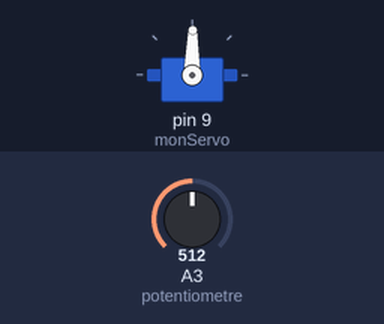
Bench run of a sketch on a simulated Arduino Uno, built with avr-gcc and run on an emulated ATmega328P. Shown: servo. The inputs (shaded band) are chosen by the test bench; at power-on: A3 (potentiometre) = 512.

Above: at 1.2 s.
1.3 s: A3 (potentiometre) set to 716
At 2.5 s:
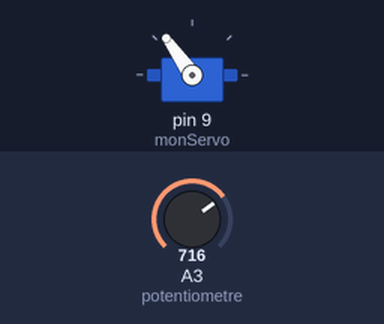
2.8 s: A3 (potentiometre) set to 900
At 3.8 s:
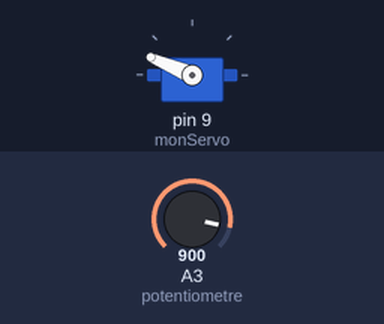
4.3 s: A3 (potentiometre) set to 1023
At 5.1 s:
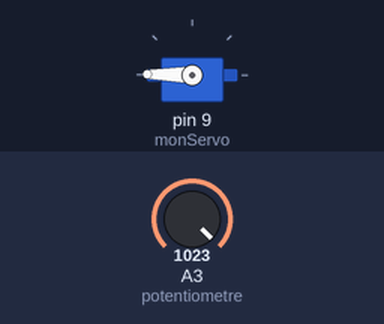
5.8 s: A3 (potentiometre) set to 306
At 6.4 s:
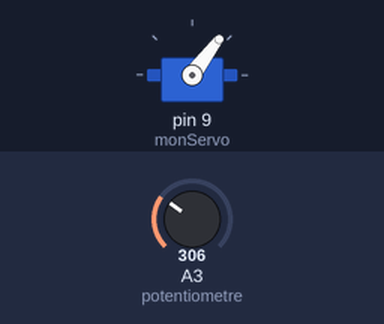
7.3 s: A3 (potentiometre) set to 122
At 7.6 s:
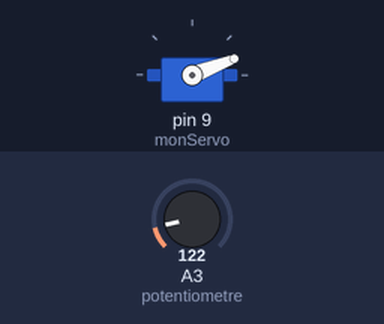
8.8 s: A3 (potentiometre) set to 511
At 10.1 s:
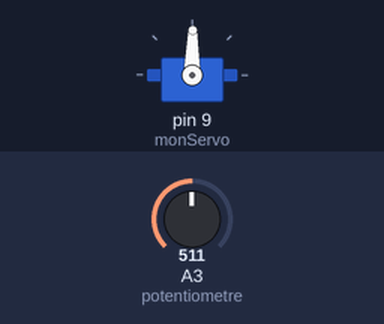
Timing chart, 0 to 11.3 s (numbered marks = the images above; inputs shaded):
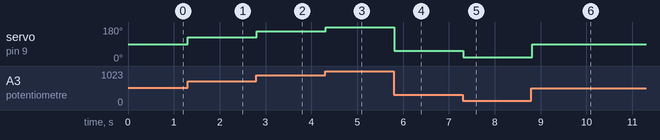

The sketch:

orientation.ino
```cpp
#include <Servo.h> //On commence par inclure la bibliothèque de commande des servo

int potentiometre = 3; // Initialisation du potentiomètre
Servo monServo; // Initialisation du servo-moteur

void setup()
{
    monServo.attach(9); // on va commander l'angle du servo-moteur avec la pin 9
    monServo.write(0); // on place le servo à 0 degré au demarrage

}

void loop()
{
    int val = analogRead(potentiometre); // lecture de la valeur du potentiometre, comprise entre 0 et 1024
    int angle = val / 5.7; // On converti cette valeur en degrés entre 0 et 180.
    monServo.write(angle); // On envoi la commande de l'angle au servo-moteur
    delay(100); // petit temps de pause pour laisser le moteur respirer
}
```

Measured:
- after the input at 1.3 s, servo on pin 9 (monServo): 89° → 125° at once
- after the input at 2.8 s, servo on pin 9 (monServo): 125° → 157° at once
- after the input at 4.3 s, servo on pin 9 (monServo): 157° → 179° at once
- after the input at 5.8 s, servo on pin 9 (monServo): 179° → 53° at once
- after the input at 7.3 s, servo on pin 9 (monServo): 53° → 21° at once
- after the input at 8.8 s, servo on pin 9 (monServo): 21° → 89° at once
